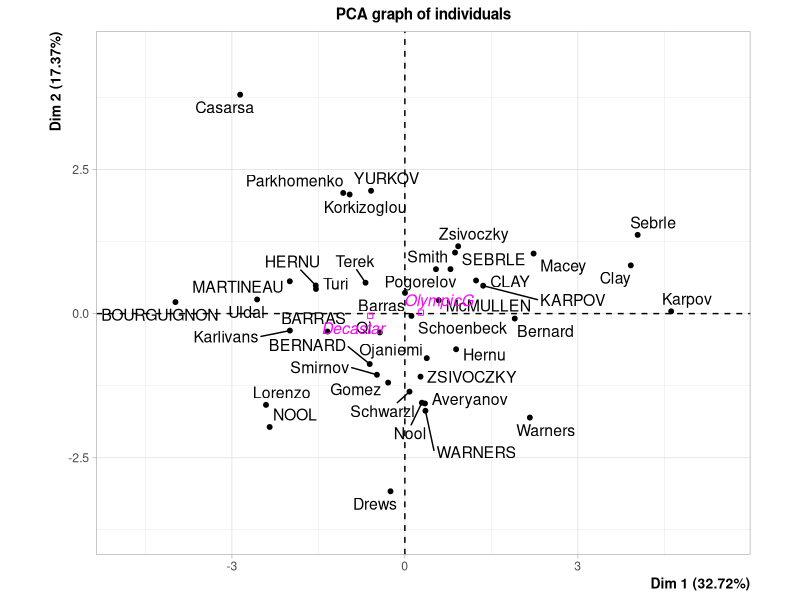
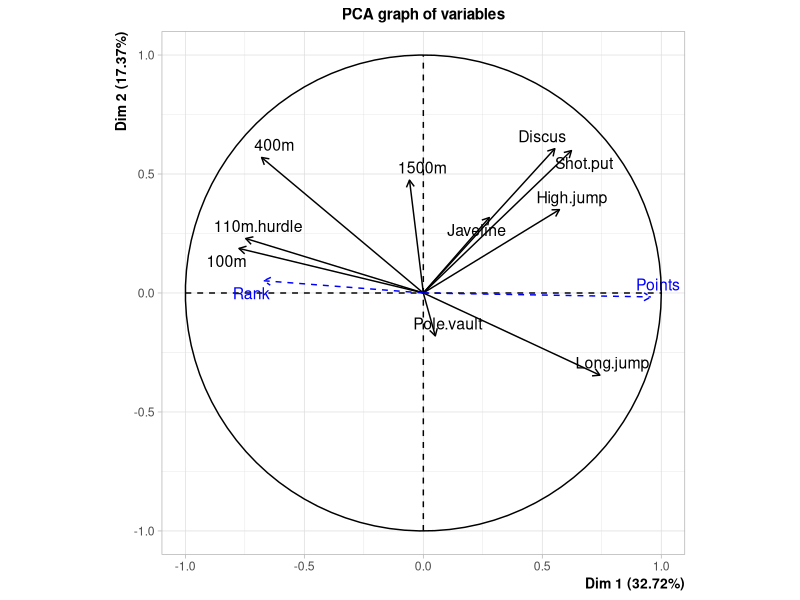
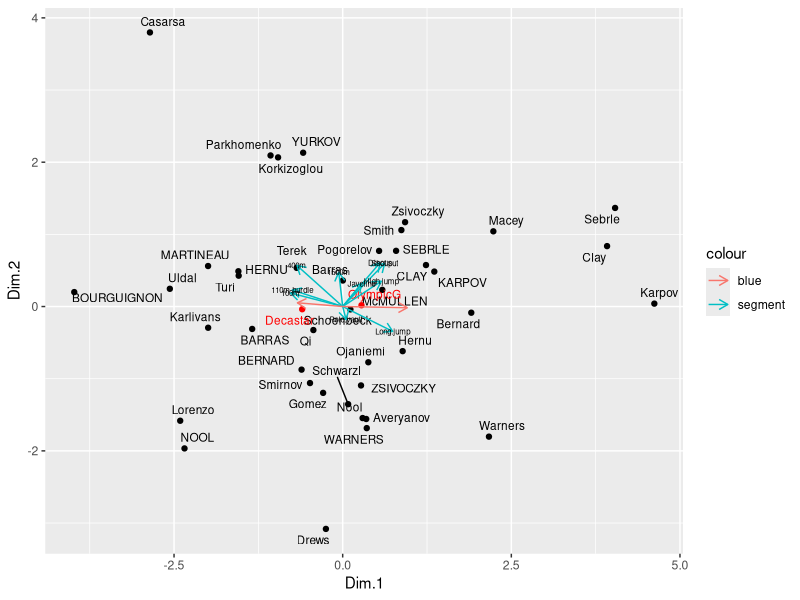

These figures' R source, in order:
## ---- chunk 1
knitr::opts_chunk$set(echo = TRUE)
## ---- chunk 2
library(FactoMineR)
data(decathlon)
data <- decathlon
data
## ---- chunk 3
# Apply PCA and visualize
#  Input:
#    quanti.sup: quantitative supplementary variables
#    quali.sup: categorical supplementary variables
#  Output:
#    var$coord: For Pcounter
#    ind$coord: For Workload
#    quanti.sup$coord: For supplementary variables
data.pca <- PCA(data, scale.unit = TRUE, quanti.sup=c(11, 12), quali.sup=c(13))
## ---- chunk 4
# Extract workload PCs
data.pca.ind <- data.frame(data.pca$ind$coord)
data.pca.ind
## ---- chunk 5
# Extract Pcounter eigen vectors
data.pca.var <- data.frame(data.pca$var$coord)
data.pca.var
## ---- chunk 6
# Extract quantitative supplementary vectors
data.pca.quanti.sup <- data.frame(data.pca$quanti.sup$coord)
data.pca.quanti.sup
## ---- chunk 7
# Extract categorical supplementary vectors
data.pca.quali.sup <- data.frame(data.pca$quali.sup$coord)
data.pca.quali.sup
## ---- chunk 8
# Plot
library(ggplot2)
library(ggrepel)
ggplot(data.pca.ind, aes(x=Dim.1, y=Dim.2)) +
  geom_point() + geom_text_repel(aes(label=rownames(data.pca.ind)), size=3) +
  geom_point(data=data.pca.quali.sup, aes(x=Dim.1, y=Dim.2), color="red") + geom_text_repel(data=data.pca.quali.sup, aes(label=rownames(data.pca.quali.sup)), color="red", size=3) +
  geom_segment(data=data.pca.var, aes(x = 0, y = 0, xend = Dim.1, yend = Dim.2, colour = "segment"), arrow = arrow(length = unit(0.1, "inches"))) +
  geom_text(data=data.pca.var, aes(label=rownames(data.pca.var)), size=2) +
  geom_segment(data=data.pca.quanti.sup, aes(x = 0, y = 0, xend = Dim.1, yend = Dim.2, colour = "blue"), arrow = arrow(length = unit(0.1, "inches")))
